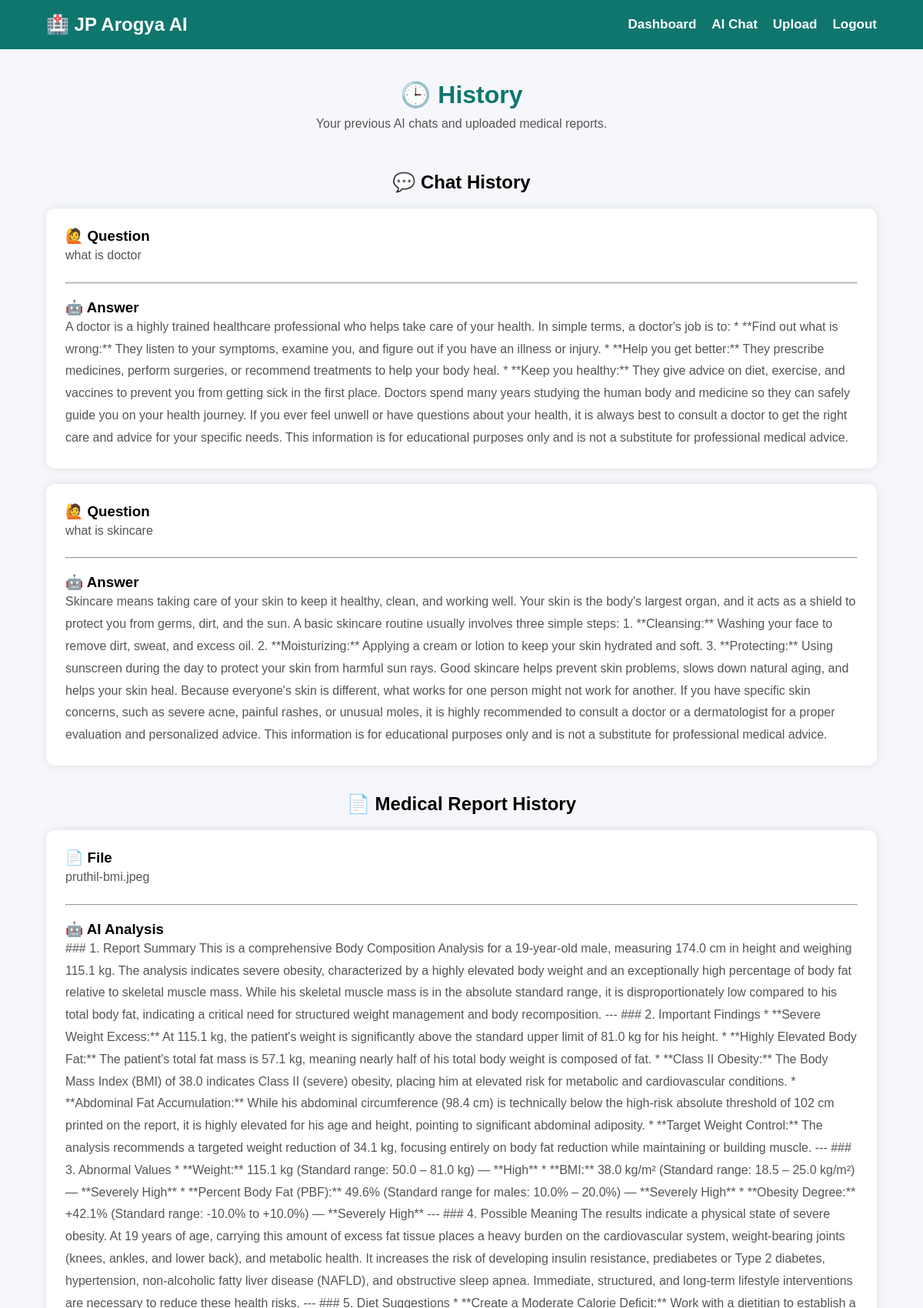
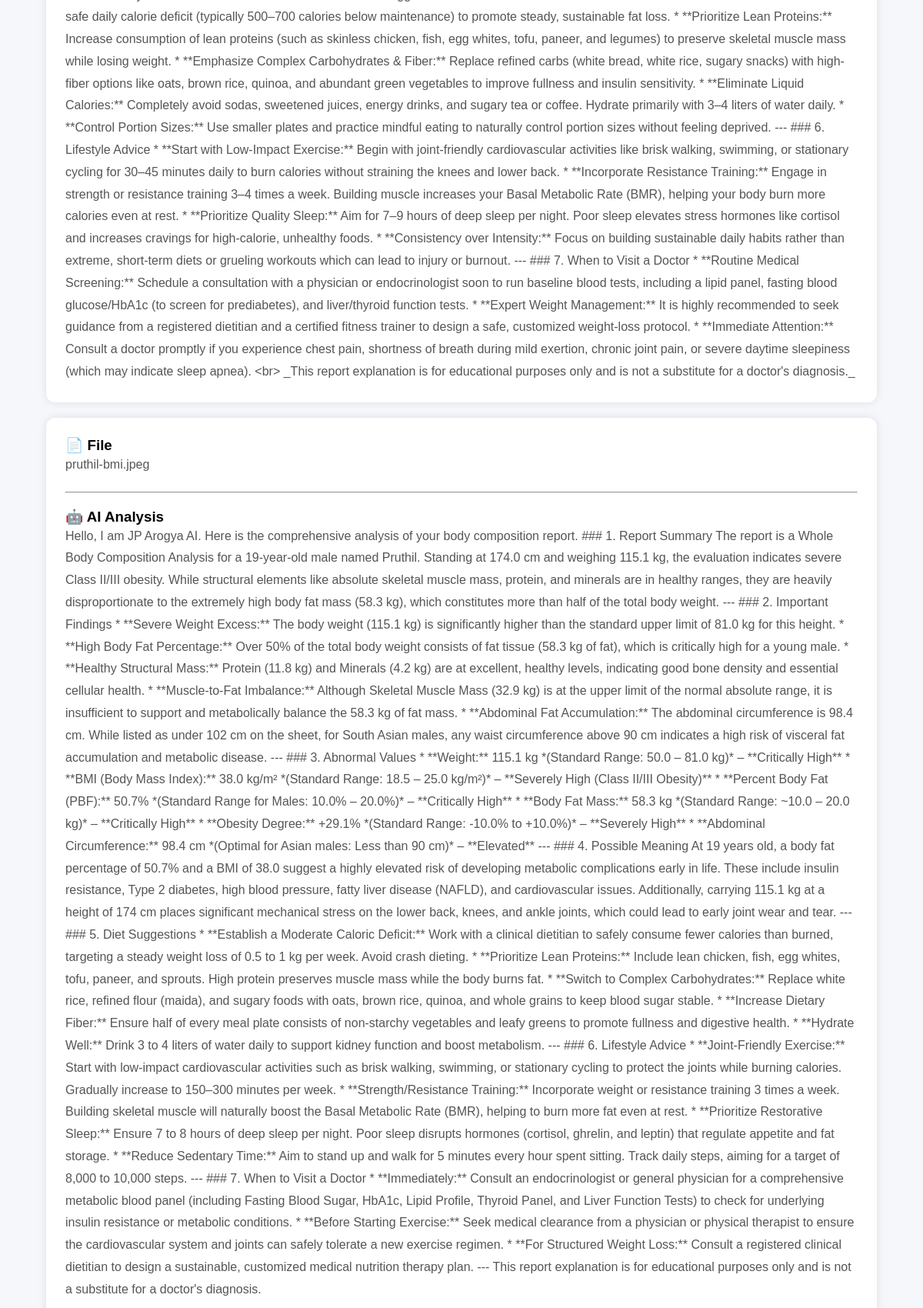
Screenshot of /history (signed in, upper part) with the database file from the repository (2 pictures, top to bottom).
### tables this page shows
CREATE TABLE chat_history (
        id INTEGER PRIMARY KEY AUTOINCREMENT,
        user_email TEXT NOT NULL,
        question TEXT NOT NULL,
        answer TEXT NOT NULL
    );

CREATE TABLE medical_reports (
        id INTEGER PRIMARY KEY AUTOINCREMENT,
        user_email TEXT NOT NULL,
        filename TEXT NOT NULL,
        report_text TEXT NOT NULL,
        analysis TEXT NOT NULL
    );

### routes/history.py (the view)
@router.get("/history", response_class=HTMLResponse)
async def history(request: Request):
    if "user" not in request.session:
        return RedirectResponse(url="/login", status_code=303)
    email = request.session["user"]["email"]
    chats = get_chat_history(email)
    reports = get_reports(email)
    print("Session Email:", email)
    print("Chats:", chats)
    print("Reports:", reports)
    return templates.TemplateResponse(
        request=request,
        name="history.html",
        context={
            "request": request,
            "user": request.session["user"],
            "chats": chats,
            "reports": reports
        }
    )

### templates/history.html (shortened to what this page needs)
<!DOCTYPE html>
<html lang="en">
<head>
    <link rel="stylesheet" href="/static/style.css">
</head>
<body>
    <nav>
        <h2>🏥 JP Arogya AI</h2>
        <div>
            <a href="/dashboard">Dashboard</a>
            <a href="/chat">AI Chat</a>
            <a href="/upload">Upload</a>
            <a href="/logout">Logout</a>
        </div>
    </nav>
    <div class="dashboard">
        <h1>🕒 History</h1>
        <p>Your previous AI chats and uploaded medical reports.</p>
        <br>
        <h2>💬 Chat History</h2>
        {% if chats %}
        {% for chat in chats %}
        <div class="card">
            <h3>🙋 Question</h3>
            <p>{{ chat[0] }}</p>
            <hr style="margin:20px 0;">
            <h3>🤖 Answer</h3>
            <p>{{ chat[1] }}</p>
        </div>
        {% endfor %}
        {% else %}
        <div class="card">
            <p>No chat history found.</p>
        </div>
        {% endif %}
        <br><br>
        <h2>📄 Medical Report History</h2>
        {% if reports %}
        {% for report in reports %}
        <div class="card">
            <h3>📄 File</h3>
            <p>{{ report[0] }}</p>
            <hr style="margin:20px 0;">
            <h3>🤖 AI Analysis</h3>
            <p>{{ report[1] }}</p>
        </div>
        {% endfor %}
        {% else %}
        <div class="card">
            <p>No medical reports uploaded yet.</p>
        </div>
        {% endif %}
    </div>
</body>
</html>

### static/style.css (style rules this page uses)
* { margin: 0; padding: 0; box-sizing: border-box; font-family: Arial, Helvetica, sans-serif; }
body { background: #f5f7fb; }
nav { display: flex; justify-content: space-between; align-items: center; padding: 18px 60px; background: #0f766e; }
nav h2 { color: white; }
nav div { display: flex; gap: 20px; }
nav a { color: white; text-decoration: none; font-size: 17px; font-weight: bold; }
.dashboard { width: 90%; margin: auto; text-align: center; margin-top: 40px; }
.dashboard h1 { color: #0f766e; margin-bottom: 10px; }
.dashboard p { color: #555; margin-bottom: 35px; }
.card { background: white; border-radius: 12px; padding: 25px; box-shadow: 0px 0px 12px rgba(0, 0, 0, 0.1); }
.card p { line-height: 1.6; margin-bottom: 20px; }
.card { margin-top: 20px; text-align: left; }
.card p { margin: 0; line-height: 1.8; }

### rows the page displays
chat_history: question "what is doctor", answer "A doctor is a highly trained healthcare professional who helps take care of your health. In simple terms, a doctor's job is to: * **Find out what is wrong:** They listen to your symptoms, examine you, and figure out if you have an illness or injury. * **Help you get better:** They prescribe medicines, perform surgeries, or recommend treatments to help your body heal. * **Keep you healthy:** They give advice on diet, exercise, and vaccines to prevent you from getting sick in the first place. Doctors spend many years studying the human body and medicine so they can safely guide you on your health journey. If you ever feel unwell or have questions about your health, it is always best to…"
chat_history: question "what is skincare", answer "Skincare means taking care of your skin to keep it healthy, clean, and working well. Your skin is the body's largest organ, and it acts as a shield to protect you from germs, dirt, and the sun. A basic skincare routine usually involves three simple steps: 1. **Cleansing:** Washing your face to remove dirt, sweat, and excess oil. 2. **Moisturizing:** Applying a cream or lotion to keep your skin hydrated and soft. 3. **Protecting:** Using sunscreen during the day to protect your skin from harmful sun rays. Good skincare helps prevent skin problems, slows down natural aging, and helps your skin heal. Because everyone's skin is different, what works for one person might not work for another. If…"
medical_reports: filename "pruthil-bmi.jpeg", analysis "### 1. Report Summary This is a comprehensive Body Composition Analysis for a 19-year-old male, measuring 174.0 cm in height and weighing 115.1 kg. The analysis indicates severe obesity, characterized by a highly elevated body weight and an exceptionally high percentage of body fat relative to skeletal muscle mass. While his skeletal muscle mass is in the absolute standard range, it is disproportionately low compared to his total body fat, indicating a critical need for structured weight management and body recomposition. --- ### 2. Important Findings * **Severe Weight Excess:** At 115.1 kg, the patient's weight is significantly above the standard upper limit of 81.0 kg for his height. *…"
medical_reports: filename "pruthil-bmi.jpeg", analysis "Hello, I am JP Arogya AI. Here is the comprehensive analysis of your body composition report. ### 1. Report Summary The report is a Whole Body Composition Analysis for a 19-year-old male named Pruthil. Standing at 174.0 cm and weighing 115.1 kg, the evaluation indicates severe Class II/III obesity. While structural elements like absolute skeletal muscle mass, protein, and minerals are in healthy ranges, they are heavily disproportionate to the extremely high body fat mass (58.3 kg), which constitutes more than half of the total body weight. --- ### 2. Important Findings * **Severe Weight Excess:** The body weight (115.1 kg) is significantly higher than the standard upper limit of 81.0 kg…"
